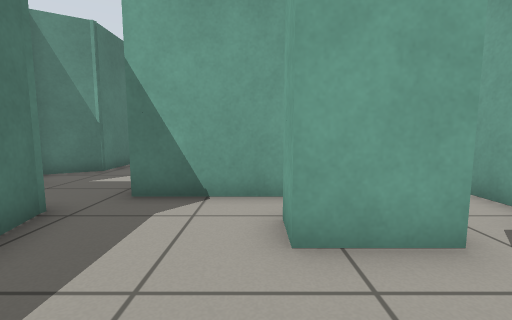
[1] (above)

18 first-person views from a walk through a robot-simulator world made for Gazebo. The camera is 0.66 m above the floor, tilts 6° down and sees 90° across. The lines on the ground mark 1 m squares. The floor is counted in squares, 0.5 m on a side. Each view is taken from the middle of a square. On the plan, view 1 faces up. The plan holds only what a view shows up to about 13 squares ahead; the rest is blank.

[2]
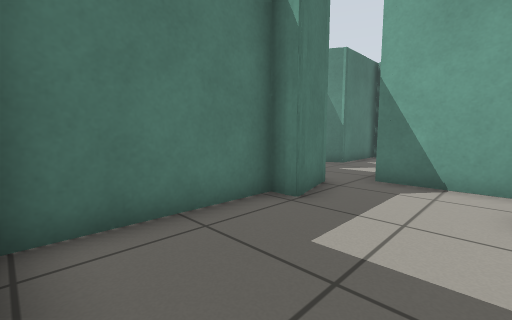

[3]
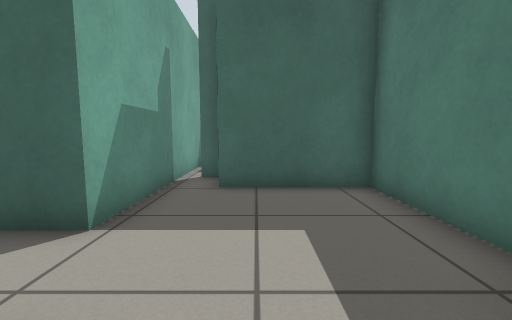

[4]
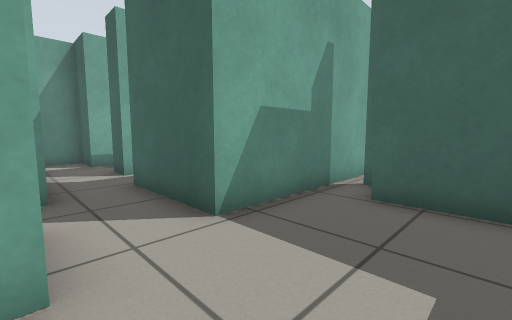

[5]
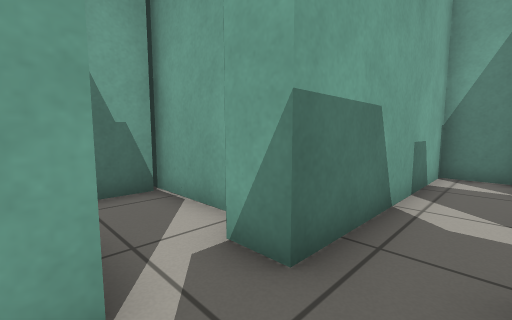

[6]
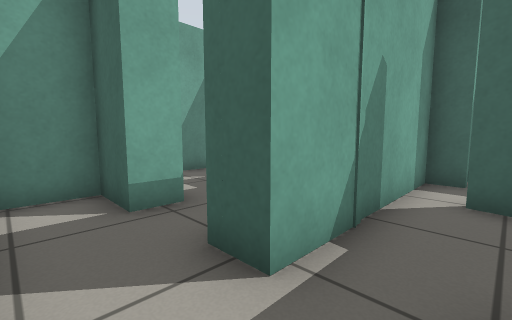

[7]
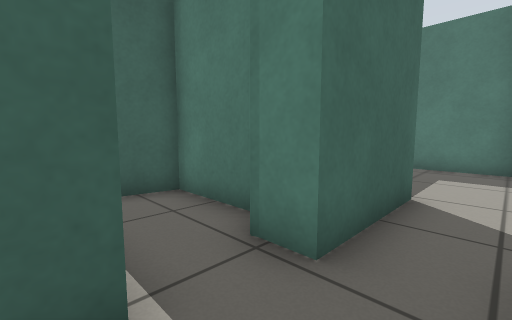

[8]
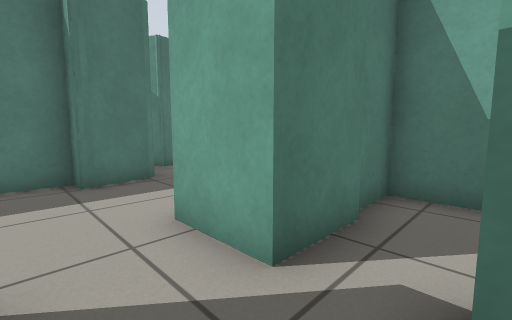

[9]
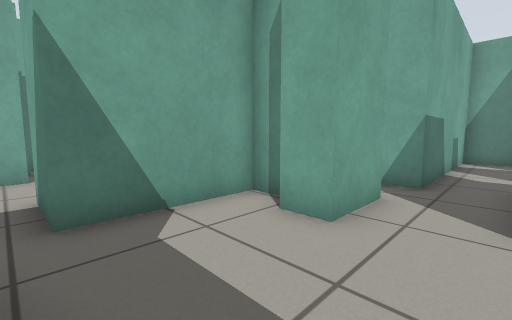

[10]
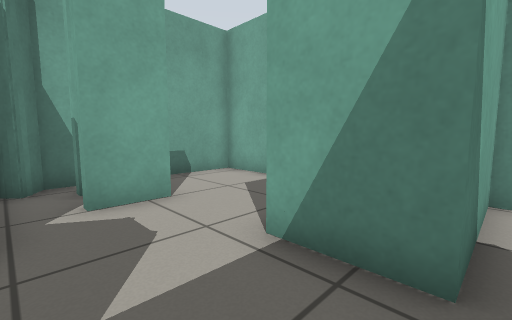

[11]
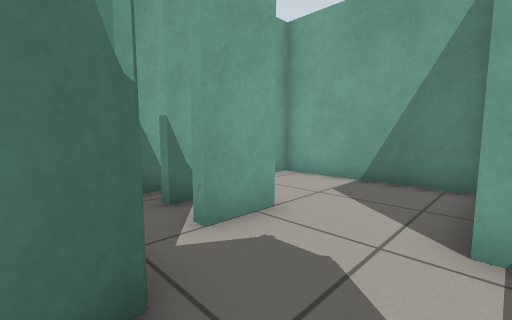

[12]
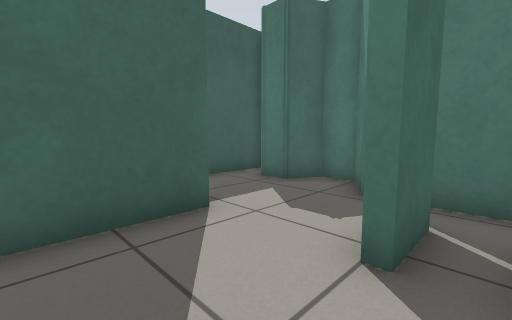

[13]
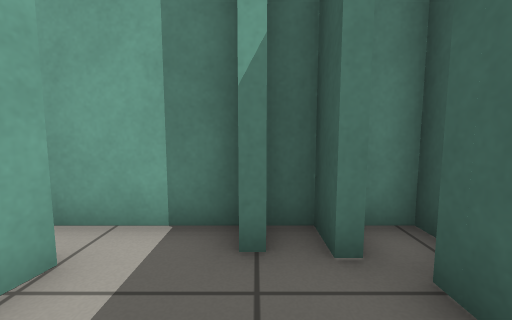

[14]
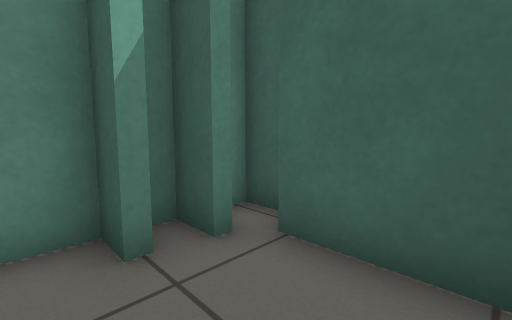

[15]
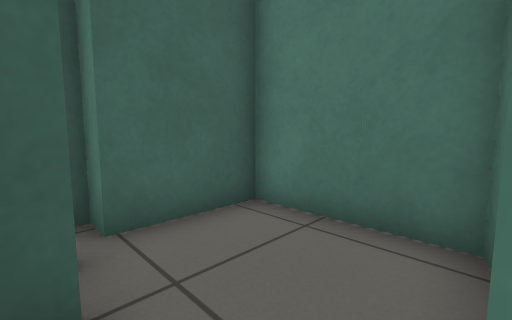

[16]
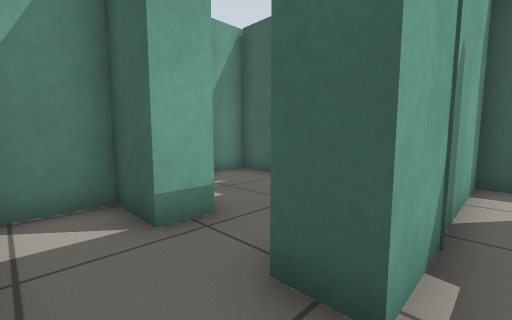

[17]
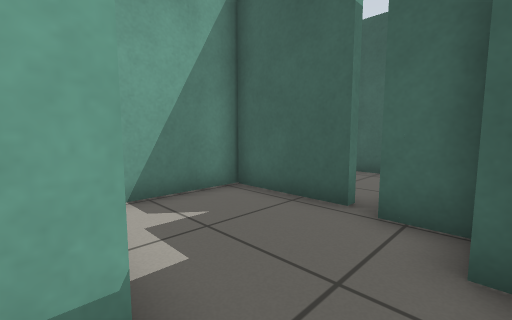

[18]
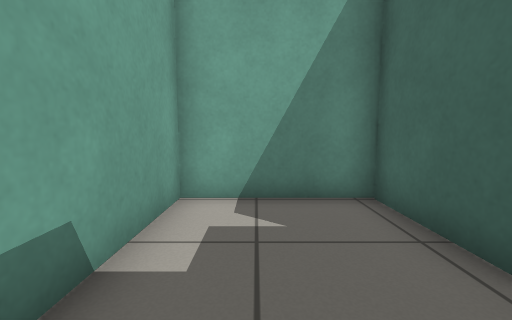

### Floor plan
Points are (right, up) in squares from view 1. A wall is a line through its corners. A room is listed if a view was taken in it or the views show most of it. See-through windows are left out.
Room 1 (views 1, 2, 3, 4, 9)
walls: (1.4, 2.8) (0.4, 2.8) (0.4, 3.9); (-3.6, 4.3) (-3, 2.3) (-3.8, 2.3) (-3.8, -2.1) (0, -2.1); (0, -3.5) (0.6, -3.5); (1.3, 5.2) (-2.6, 5.2); (1.3, -4.4) (1.3, 0.7)
ways out: opening at (2, 1.5) to room 2; opening at (-3, 4) to room 5; opening at (1, -5)
Room 2 (view 5)
walls: (2.4, 4.9) (2.4, 2.8) (1.4, 2.8); (4.6, 4.3) (4.6, 7.3); (3.9, 2.4) (3.9, 3.5); (4.5, 6.7) (2.2, 6.7) (2.2, 5.2); (1.3, 0.7) (3.5, 0.7)
ways out: opening at (2, 1.5) to room 1; opening at (4, 1.5) to room 3
Room 3 (views 6, 8, 15, 16)
walls: (4.1, -1) (4.1, -3.5) (5.5, -3.7); (3.5, 0.7) (4.8, 0.7) (4.8, -0.4); (6.4, 2.4) (3.9, 2.4); (6.5, -4.6) (6.5, 0.3)
ways out: opening at (4, 1.5) to room 2; opening at (7, 1.5) to room 4; opening at (6, -4) to room 6
Room 4 (view 7)
walls: (9.4, 0.7) (11.1, 0.7) (11.1, 2.4) (6.4, 2.4); (6.5, 0.3) (7.5, 0.3)
ways out: opening at (7, 1.5) to room 3; opening at (8.5, 0) to room 7
Room 5 (views 10, 11, 12)
walls: (-2.5, 10) (-4, 10) (-4, 10.3) (-2.5, 10.3) (-2.5, 10); (-2.4, 11.3) (-4, 11.3); (-5.3, 11.5) (-5.3, 8.9) (-6.8, 8) (-6.8, 7) (-5.8, 6.4) (-5.8, 5.5) (-6.2, 5.3); (-4.5, 12.2) (-4.8, 11.9); (-2.6, 5.2) (-2.6, 7.2) (0.1, 7.2); (1.3, 7.4) (1.3, 12.6) (-4.3, 12.6) (-4.8, 11.9); (-7.1, 4.2) (-4.6, 4.2)
ways out: opening at (-3, 4) to room 1
Room 6 (views 13, 14)
walls: (5.6, -5.8) (6.5, -5.8) (6.5, -4.6); (5.7, -7.2) (5.7, -6.8) (6.5, -6.8) (6.5, -6.1); (2.4, -4.1) (2.4, -7.6) (5.1, -7.6); (5.1, -8.3) (6.5, -8.3); (5.6, -4) (4.9, -3.9)
ways out: opening at (6, -4) to room 3
Room 7 (views 17, 18)
walls: (10, -4.4) (13.1, -4.4) (13.1, -0.5) (9.4, -0.5) (9.4, 0.7); (8.3, -4.1) (9.5, -4.1)
ways out: opening at (8.5, 0) to room 4

Positions as (right, up) in squares from view 1, and headings:
1: (0, 0), facing up
2: (0, -2), facing up-left
3: (-1, 4), facing down
4: (-2, 3), facing down-right
5: (2, 1), facing up-right
6: (5, 2), facing down-right
7: (7, 2), facing down-left
8: (4, 1), facing up-left
9: (-3, 1), facing up-right
10: (-5, 5), facing up-right
11: (-6, 7), facing up-right
12: (0, 11), facing down-left
13: (3, -6), facing right
14: (3, -5), facing down-right
15: (6, -4), facing down-left
16: (6, 2), facing down-right
17: (8, 0), facing down-right
18: (8, -2), facing right
